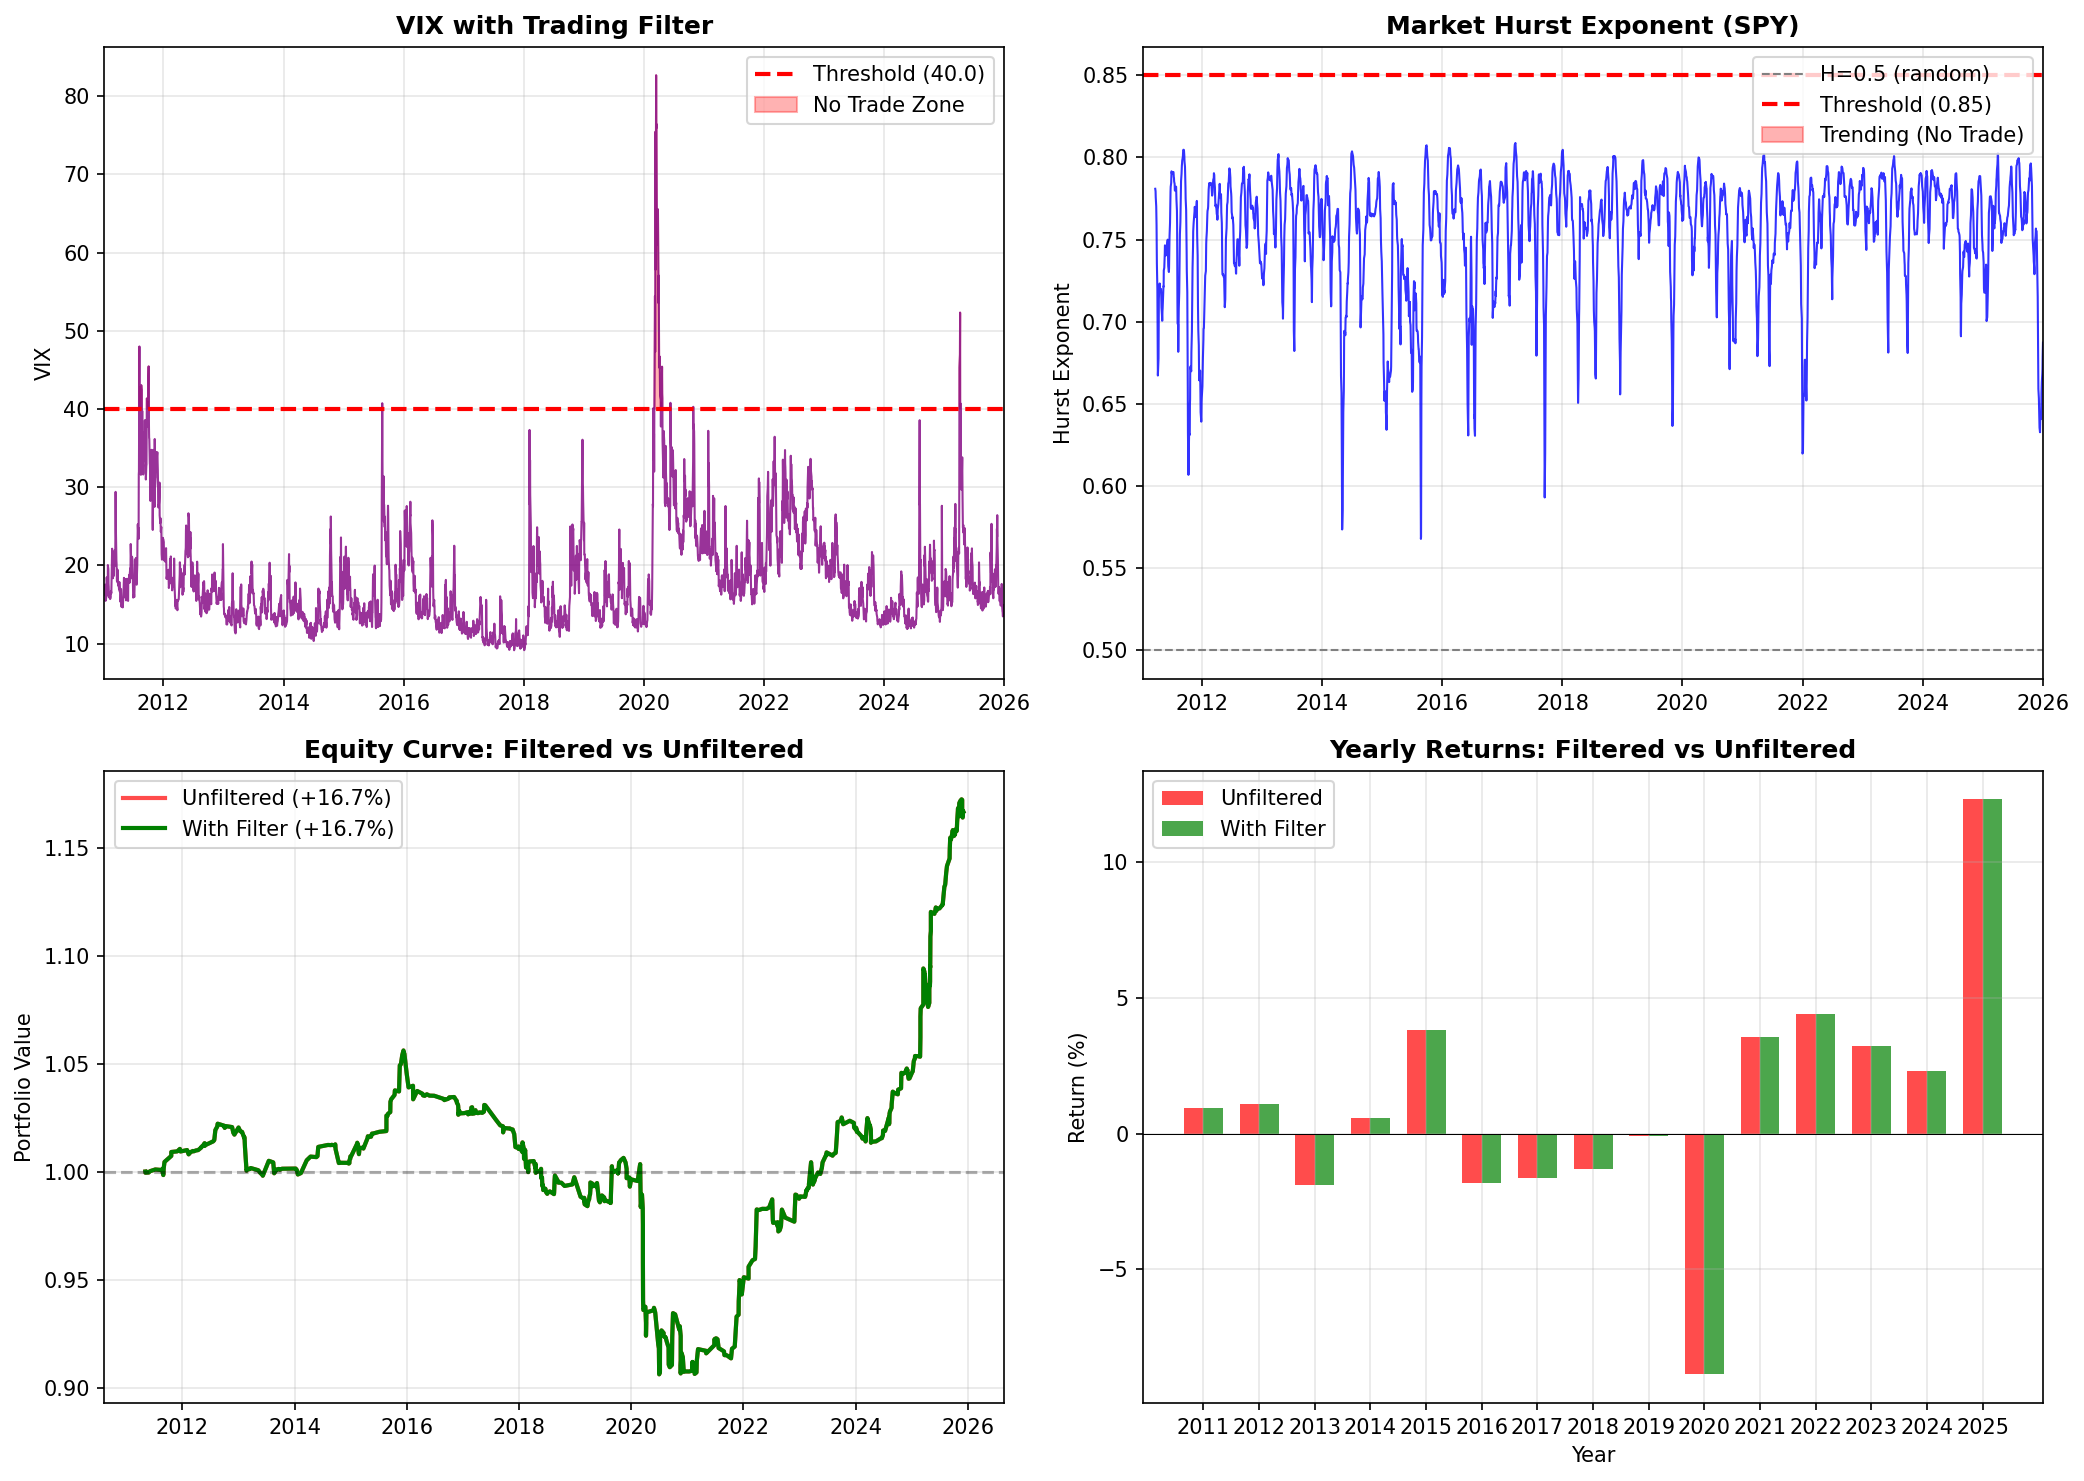

Generate this figure with Python:
#!/usr/bin/env python3
"""
Regime Filter Implementation

Add VIX-based regime filtering and dynamic Hurst regime detection
to avoid trading during trending/crisis markets like 2020.

Data source: Financial Modeling Prep (FMP) API
"""

import numpy as np
import pandas as pd
import requests
from datetime import datetime, timedelta
from tqdm import tqdm
from concurrent.futures import ThreadPoolExecutor, as_completed
import time
import matplotlib.pyplot as plt
import warnings
warnings.filterwarnings('ignore')

from high_return_optimization import precompute_indicators, SECTOR_MAP

# FMP API Key
FMP_API_KEY = "RfwoaYzM2NZzzkb4NImlOnleTscNPJmv"

# Tickers
ORIGINAL_TICKERS = [
    'AAPL', 'MSFT', 'GOOGL', 'AMZN', 'NVDA', 'META', 'TSLA', 'AVGO', 'ORCL', 'ADBE',
    'CRM', 'AMD', 'INTC', 'QCOM', 'TXN', 'CSCO', 'IBM', 'AMAT', 'MU', 'LRCX',
    'JPM', 'BAC', 'WFC', 'GS', 'MS', 'C', 'BLK', 'SCHW', 'AXP', 'USB',
    'UNH', 'JNJ', 'PFE', 'MRK', 'ABBV', 'LLY', 'TMO', 'ABT', 'DHR', 'BMY',
    'WMT', 'PG', 'KO', 'PEP', 'COST', 'MCD', 'NKE', 'SBUX', 'HD', 'LOW',
    'CAT', 'BA', 'GE', 'HON', 'UPS', 'RTX', 'LMT', 'DE', 'MMM', 'FDX',
    'XOM', 'CVX', 'COP', 'SLB', 'EOG', 'MPC', 'PSX', 'VLO', 'OXY', 'KMI',
    'DIS', 'CMCSA', 'NFLX', 'T', 'VZ', 'TMUS', 'CHTR', 'EA', 'WBD', 'PARA',
    'LIN', 'APD', 'SHW', 'ECL', 'FCX', 'NEM', 'NUE', 'DOW', 'DD', 'PPG',
    'AMT', 'PLD', 'CCI', 'EQIX', 'SPG', 'NEE', 'DUK', 'SO', 'D', 'AEP',
]

ALTERNATIVE_TICKERS = [
    'SNOW', 'DDOG', 'ZS', 'CRWD', 'NET', 'OKTA', 'TEAM', 'WDAY', 'SPLK', 'PANW',
    'FTNT', 'ZM', 'DOCU', 'TWLO', 'SQ', 'SHOP', 'ROKU', 'TTD', 'SNAP', 'PINS',
    'TFC', 'PNC', 'FITB', 'KEY', 'CFG', 'RF', 'HBAN', 'ALLY', 'SIVB', 'ZION',
    'VRTX', 'REGN', 'BIIB', 'GILD', 'ILMN', 'ALGN', 'IDXX', 'DXCM', 'ZBH', 'BSX',
    'TGT', 'DG', 'DLTR', 'ROST', 'TJX', 'ORLY', 'AZO', 'BBY', 'ULTA', 'LULU',
    'EMR', 'ETN', 'ROK', 'PH', 'ITW', 'CMI', 'PCAR', 'FAST', 'ODFL', 'CARR',
    'DVN', 'FANG', 'HAL', 'BKR', 'APA', 'MRO', 'CTRA', 'OVV', 'HES', 'TRGP',
    'MTCH', 'LYV', 'TTWO', 'FOXA', 'IPG', 'OMC', 'NWSA', 'VIAC', 'LBRDK', 'GOOG',
    'PYPL', 'FIS', 'FISV', 'GPN', 'VRSN', 'CDW', 'CTSH', 'EPAM', 'IT', 'AKAM',
    'MAR', 'HLT', 'LVS', 'WYNN', 'MGM', 'CCL', 'RCL', 'NCLH', 'DAL', 'UAL',
]

ALL_TICKERS = ORIGINAL_TICKERS + ALTERNATIVE_TICKERS

# Optimal parameters from previous optimization
OPTIMAL_PARAMS = {
    'z_threshold': 3.0,
    'max_hurst': 0.45,
    'min_volatility': 0.2,
    'min_duration': 2,
    'min_amp_ratio': 0.5,
    'min_exit': 7,
    'max_exit': 20,
    'ext_lb': 15,
    'hurst_lb': 25
}


def fetch_fmp_data(ticker: str, years: int = 15) -> pd.DataFrame:
    """
    Fetch OHLCV data from Financial Modeling Prep API.
    Uses v3 API for full historical data (up to 20 years).
    """
    # Use v3 API which has up to 20 years of history
    url = f"https://financialmodelingprep.com/api/v3/historical-price-full/{ticker}"
    params = {
        "apikey": FMP_API_KEY
    }

    try:
        response = requests.get(url, params=params, timeout=30)
        data = response.json()

        # v3 API returns {"symbol": "...", "historical": [...]}
        if not data or 'historical' not in data:
            # Try stable API as fallback with explicit date range
            return fetch_fmp_data_stable(ticker, years)

        historical = data['historical']
        if not historical:
            return fetch_fmp_data_stable(ticker, years)

        df = pd.DataFrame(historical)
        if df.empty or 'date' not in df.columns:
            return None

        df['Date'] = pd.to_datetime(df['date'])
        df = df.rename(columns={
            'open': 'Open',
            'high': 'High',
            'low': 'Low',
            'close': 'Close',
            'volume': 'Volume'
        })
        df = df[['Date', 'Open', 'High', 'Low', 'Close', 'Volume']]
        df = df.set_index('Date')
        df = df.sort_index()  # Sort oldest to newest
        df = df.dropna()

        if len(df) < 200:
            return None

        return df

    except Exception as e:
        return fetch_fmp_data_stable(ticker, years)


def fetch_fmp_data_stable(ticker: str, years: int = 15) -> pd.DataFrame:
    """Fallback: Fetch from stable API with explicit date range."""
    from datetime import datetime, timedelta

    end_date = datetime.now().strftime('%Y-%m-%d')
    start_date = (datetime.now() - timedelta(days=years*365)).strftime('%Y-%m-%d')

    url = f"https://financialmodelingprep.com/stable/historical-price-eod/full"
    params = {
        "symbol": ticker,
        "from": start_date,
        "to": end_date,
        "apikey": FMP_API_KEY
    }

    try:
        response = requests.get(url, params=params, timeout=30)
        data = response.json()

        if not data or isinstance(data, dict) and 'Error' in str(data):
            return None

        df = pd.DataFrame(data)
        if df.empty or 'date' not in df.columns:
            return None

        df['Date'] = pd.to_datetime(df['date'])
        df = df.rename(columns={
            'open': 'Open',
            'high': 'High',
            'low': 'Low',
            'close': 'Close',
            'volume': 'Volume'
        })
        df = df[['Date', 'Open', 'High', 'Low', 'Close', 'Volume']]
        df = df.set_index('Date')
        df = df.sort_index()
        df = df.dropna()

        if len(df) < 200:
            return None

        return df

    except Exception:
        return None


def fetch_fmp_index(symbol: str) -> pd.DataFrame:
    """
    Fetch index data (VIX, SPY, etc) from FMP v3 index endpoint.
    Handles URL encoding for symbols with special characters.
    """
    import urllib.parse

    # URL encode the symbol (^VIX -> %5EVIX)
    encoded_symbol = urllib.parse.quote(symbol, safe='')

    # Try v3 index endpoint first
    url = f"https://financialmodelingprep.com/api/v3/historical-price-full/{encoded_symbol}"
    params = {"apikey": FMP_API_KEY}

    try:
        response = requests.get(url, params=params, timeout=30)
        data = response.json()

        if data and 'historical' in data:
            historical = data['historical']
            if historical:
                df = pd.DataFrame(historical)
                df['Date'] = pd.to_datetime(df['date'])
                df = df.rename(columns={
                    'open': 'Open',
                    'high': 'High',
                    'low': 'Low',
                    'close': 'Close',
                    'volume': 'Volume'
                })
                cols = ['Date', 'Open', 'High', 'Low', 'Close']
                if 'Volume' in df.columns:
                    cols.append('Volume')
                df = df[cols]
                df = df.set_index('Date')
                df = df.sort_index()
                if 'Volume' not in df.columns:
                    df['Volume'] = 0
                df = df.dropna(subset=['Close'])
                if len(df) >= 200:
                    return df
    except Exception:
        pass

    # Fallback to regular fetch
    return fetch_fmp_data(symbol)


def download_all_fmp(tickers: list) -> dict:
    """Download data for all tickers using FMP API."""
    data = {}
    print(f"Downloading data for {len(tickers)} tickers from FMP...")

    with ThreadPoolExecutor(max_workers=5) as executor:
        futures = {executor.submit(fetch_fmp_data, t): t for t in tickers}
        for future in tqdm(as_completed(futures), total=len(tickers)):
            ticker = futures[future]
            try:
                df = future.result()
                if df is not None:
                    data[ticker] = df
                time.sleep(0.1)  # Rate limiting
            except Exception:
                pass

    print(f"Successfully downloaded {len(data)} tickers")
    return data


def calculate_market_hurst(market_df: pd.DataFrame, lookback: int = 50) -> pd.Series:
    """
    Calculate rolling Hurst exponent for market (SPY) to detect regime.
    H < 0.5 = mean-reverting, H > 0.5 = trending
    """
    close = market_df['Close'].values
    n = len(close)
    hurst = np.full(n, np.nan)

    for i in range(lookback, n):
        window = close[i-lookback:i]
        if len(window) < lookback:
            continue

        # R/S analysis for Hurst
        mean = np.mean(window)
        std = np.std(window)
        if std == 0:
            continue

        deviations = window - mean
        cumsum = np.cumsum(deviations)
        R = np.max(cumsum) - np.min(cumsum)
        S = std

        if S > 0 and R > 0:
            hurst[i] = np.log(R / S) / np.log(lookback)

    return pd.Series(hurst, index=market_df.index)


def backtest_with_regime_filter(
    indicators: dict,
    df: pd.DataFrame,
    ticker: str,
    vix_data: pd.DataFrame,
    market_hurst: pd.Series,
    vix_threshold: float = 30.0,
    market_hurst_threshold: float = 0.55,
    **params
) -> tuple:
    """
    Backtest with regime filtering.

    Filters:
    1. VIX > threshold = no new trades (high fear/volatility)
    2. Market Hurst > threshold = no new trades (trending market)
    """
    close = indicators['close']
    dates = df.index.tolist()
    n = indicators['n']

    ext_lb = params.get('ext_lb', 15)
    hurst_lb = params.get('hurst_lb', 25)
    z_threshold = params.get('z_threshold', 3.0)
    max_hurst = params.get('max_hurst', 0.45)
    min_volatility = params.get('min_volatility', 0.2)
    min_duration = params.get('min_duration', 2)
    min_amp_ratio = params.get('min_amp_ratio', 0.5)
    min_exit = params.get('min_exit', 7)
    max_exit = params.get('max_exit', 20)
    target_volatility = params.get('target_volatility', 0.15)

    zscore = indicators['zscores'].get(ext_lb, indicators['zscores'][20])
    hurst = indicators['hursts'].get(hurst_lb, indicators['hursts'][25])
    duration = indicators['durations'].get(min(ext_lb, 20), indicators['durations'][15])
    wave_amp = indicators['wave_amplitude']
    volatility = indicators['volatility']
    beta = indicators['beta']

    trades = []
    filtered_trades = []
    min_idx = max(hurst_lb, ext_lb, 60, 30)
    wave_amp_mean = np.mean(wave_amp[wave_amp > 0]) if np.any(wave_amp > 0) else 1.0

    for i in range(min_idx, n - max_exit):
        h = hurst[i]
        z = zscore[i]
        vol = volatility[i]
        dur = duration[i]
        amp = wave_amp[i]
        amp_ratio = amp / wave_amp_mean if wave_amp_mean > 0 else 1.0
        current_date = dates[i]

        if np.isnan(vol) or vol <= 0:
            continue
        if vol < min_volatility:
            continue
        if h >= max_hurst:
            continue
        if dur < min_duration:
            continue
        if amp_ratio < min_amp_ratio:
            continue

        if abs(z) < z_threshold:
            continue

        direction = 'long' if z < -z_threshold else 'short'

        vol_factor = min(vol / 0.25, 1.5)
        exit_bars = int(np.clip(min_exit + (max_exit - min_exit) * vol_factor * (1 - h), min_exit, max_exit))

        if i + exit_bars >= n:
            continue

        b = beta[i]
        b = np.clip(b, 0.3, 3.0) if not np.isnan(b) else 1.0

        position_size = target_volatility / vol if vol > 0 else 1.0
        position_size = np.clip(position_size, 0.25, 2.0)

        entry = close[i]
        exit_price = close[i + exit_bars]

        if direction == 'long':
            ret = (exit_price - entry) / entry
        else:
            ret = (entry - exit_price) / entry

        beta_adj_ret = ret / b

        trade_info = {
            'direction': direction,
            'ticker': ticker,
            'entry_date': dates[i],
            'exit_date': dates[i + exit_bars],
            'entry_idx': i,
            'exit_idx': i + exit_bars,
            'return': ret,
            'beta_adj_return': beta_adj_ret,
            'position_size': position_size,
            'beta': b,
            'z_score': z,
            'hurst': h,
            'volatility': vol,
        }

        # Check regime filters
        filtered = False
        filter_reason = None
        current_vix = 20.0
        current_market_hurst = 0.5

        # VIX filter - DIRECTIONAL: only filter SHORTS during high VIX (squeeze risk)
        # KEEP longs during high VIX (buying oversold stocks = good)
        try:
            if current_date in vix_data.index:
                current_vix = vix_data.loc[current_date, 'Close']
            else:
                vix_dates = vix_data.index
                idx = vix_dates.get_indexer([current_date], method='ffill')[0]
                if idx >= 0:
                    current_vix = vix_data.iloc[idx]['Close']

            # Only filter SHORT trades during high VIX (squeeze risk)
            # Long trades during high VIX = buying the dip = KEEP
            if current_vix > vix_threshold and direction == 'short':
                filtered = True
                filter_reason = f'VIX={current_vix:.1f} (no shorts in panic)'
        except Exception:
            pass

        trade_info['vix'] = current_vix

        # Market Hurst filter
        try:
            if current_date in market_hurst.index:
                current_market_hurst = market_hurst.loc[current_date]
            else:
                mh_dates = market_hurst.index
                idx = mh_dates.get_indexer([current_date], method='ffill')[0]
                if idx >= 0:
                    current_market_hurst = market_hurst.iloc[idx]

            if not np.isnan(current_market_hurst) and current_market_hurst > market_hurst_threshold:
                if not filtered:
                    filtered = True
                    filter_reason = f'MktHurst={current_market_hurst:.2f}'
                else:
                    filter_reason += f', MktHurst={current_market_hurst:.2f}'
        except Exception:
            pass

        trade_info['market_hurst'] = current_market_hurst
        trade_info['filtered'] = filtered
        trade_info['filter_reason'] = filter_reason

        if filtered:
            filtered_trades.append(trade_info)
        else:
            trades.append(trade_info)

    return trades, filtered_trades


def calculate_z_weight(z_score: float, z_threshold: float = 3.0) -> float:
    """Calculate trade weight based on z_score."""
    z_abs = abs(z_score)
    weight = 2.0 - (z_abs - z_threshold) / 1.0 * 1.5
    return np.clip(weight, 0.5, 2.0)


def main():
    print("=" * 70)
    print("REGIME FILTER BACKTEST (FMP Data)")
    print("=" * 70)

    vix_threshold = 40.0  # VIX > 40 = extreme panic only (March 2020, etc)
    market_hurst_threshold = 0.85  # Set high - effectively disabling for most conditions

    print(f"\nFilter Settings:")
    print(f"  VIX Threshold: {vix_threshold} (no trades when VIX > {vix_threshold})")
    print(f"  Market Hurst Threshold: {market_hurst_threshold} (no trades when trending)")

    # Download SPY and VIX from FMP (v3 API with up to 20 years history)
    print(f"\nDownloading market data from FMP (v3 API - up to 20 years)...")
    market_df = fetch_fmp_data('SPY')
    if market_df is None:
        print("ERROR: Could not download SPY data")
        return
    print(f"SPY data: {len(market_df)} days from {market_df.index[0].date()} to {market_df.index[-1].date()}")

    # Use fetch_fmp_index for VIX (handles special character encoding)
    vix_df = fetch_fmp_index('^VIX')
    if vix_df is None:
        # Try alternative VIX symbol
        vix_df = fetch_fmp_data('VIXY')  # VIX ETF as fallback
        if vix_df is None:
            print("ERROR: Could not download VIX data")
            return
        print("Using VIXY (VIX ETF) as fallback")
    print(f"VIX data: {len(vix_df)} days from {vix_df.index[0].date()} to {vix_df.index[-1].date()}")

    # Calculate market Hurst
    print("Calculating market regime (Hurst exponent)...")
    market_hurst = calculate_market_hurst(market_df, lookback=50)

    # Download all tickers
    data = download_all_fmp(ALL_TICKERS)

    # Precompute indicators
    print("\nPrecomputing indicators...")
    indicators_cache = {}
    df_cache = {}
    for ticker, df in tqdm(data.items(), desc="Computing"):
        try:
            indicators_cache[ticker] = precompute_indicators(df, market_df)
            df_cache[ticker] = df
        except Exception:
            continue
    print(f"Precomputed for {len(indicators_cache)} tickers")

    # Run backtest with regime filter
    print("\nRunning backtest with regime filter...")
    all_trades = []
    all_filtered = []

    for ticker in tqdm(indicators_cache.keys(), desc="Backtesting"):
        indicators = indicators_cache[ticker]
        df = df_cache[ticker]
        trades, filtered = backtest_with_regime_filter(
            indicators, df, ticker, vix_df, market_hurst,
            vix_threshold=vix_threshold,
            market_hurst_threshold=market_hurst_threshold,
            **OPTIMAL_PARAMS
        )
        all_trades.extend(trades)
        all_filtered.extend(filtered)

    print(f"\nTrades taken: {len(all_trades)}")
    print(f"Trades filtered out: {len(all_filtered)}")

    if not all_trades and not all_filtered:
        print("No trades generated!")
        return

    # Add z_weights
    for t in all_trades:
        t['z_weight'] = calculate_z_weight(t['z_score'], OPTIMAL_PARAMS['z_threshold'])
    for t in all_filtered:
        t['z_weight'] = calculate_z_weight(t['z_score'], OPTIMAL_PARAMS['z_threshold'])

    # Calculate performance
    base_weight = 0.01

    # With filter
    total_return_filtered = sum(t['beta_adj_return'] * t['z_weight'] for t in all_trades) * base_weight * 100
    avg_return_filtered = np.mean([t['beta_adj_return'] for t in all_trades]) * 100 if all_trades else 0

    # Without filter (all trades)
    all_potential = all_trades + all_filtered
    total_return_unfiltered = sum(t['beta_adj_return'] * t['z_weight'] for t in all_potential) * base_weight * 100
    avg_return_unfiltered = np.mean([t['beta_adj_return'] for t in all_potential]) * 100 if all_potential else 0

    # Filtered trades performance
    filtered_return = sum(t['beta_adj_return'] * t['z_weight'] for t in all_filtered) * base_weight * 100 if all_filtered else 0
    avg_filtered = np.mean([t['beta_adj_return'] for t in all_filtered]) * 100 if all_filtered else 0

    print("\n" + "=" * 70)
    print("PERFORMANCE COMPARISON")
    print("=" * 70)
    print(f"\nWithout Filter:")
    print(f"  Total Trades: {len(all_potential)}")
    print(f"  Avg Return/Trade: {avg_return_unfiltered:.2f}%")
    print(f"  Total Z-Weighted Return: {total_return_unfiltered:+.2f}%")

    print(f"\nWith Regime Filter:")
    print(f"  Trades Taken: {len(all_trades)}")
    print(f"  Trades Filtered: {len(all_filtered)} ({len(all_filtered)/max(len(all_potential),1)*100:.1f}%)")
    print(f"  Avg Return/Trade: {avg_return_filtered:.2f}%")
    print(f"  Total Z-Weighted Return: {total_return_filtered:+.2f}%")

    print(f"\nFiltered Trades (avoided):")
    print(f"  Count: {len(all_filtered)}")
    print(f"  Avg Return: {avg_filtered:.2f}%")
    print(f"  Total Return Avoided: {filtered_return:+.2f}%")

    improvement = total_return_filtered - total_return_unfiltered
    print(f"\nImprovement from Filter: {improvement:+.2f}%")

    # Yearly breakdown
    print("\n" + "=" * 70)
    print("YEARLY COMPARISON")
    print("=" * 70)

    def group_by_year(trades):
        by_year = {}
        for t in trades:
            year = t['exit_date'].year
            if year not in by_year:
                by_year[year] = []
            by_year[year].append(t)
        return by_year

    filtered_by_year = group_by_year(all_trades)
    unfiltered_by_year = group_by_year(all_potential)
    avoided_by_year = group_by_year(all_filtered)

    all_years = sorted(set(list(filtered_by_year.keys()) + list(unfiltered_by_year.keys())))

    print(f"\n{'Year':<6} | {'Unfilt':>8} | {'Filt':>8} | {'Avoided':>8} | {'Unfilt%':>10} | {'Filt%':>10} | {'Saved%':>10}")
    print("-" * 85)

    for year in all_years:
        unfilt_trades = unfiltered_by_year.get(year, [])
        filt_trades = filtered_by_year.get(year, [])
        avoided_trades = avoided_by_year.get(year, [])

        unfilt_ret = sum(t['beta_adj_return'] * t['z_weight'] for t in unfilt_trades) * base_weight * 100
        filt_ret = sum(t['beta_adj_return'] * t['z_weight'] for t in filt_trades) * base_weight * 100
        avoided_ret = sum(t['beta_adj_return'] * t['z_weight'] for t in avoided_trades) * base_weight * 100

        print(f"{year:<6} | {len(unfilt_trades):>8} | {len(filt_trades):>8} | {len(avoided_trades):>8} | {unfilt_ret:>+10.2f} | {filt_ret:>+10.2f} | {-avoided_ret:>+10.2f}")

    # Create visualization
    fig, axes = plt.subplots(2, 2, figsize=(14, 10))

    # Plot 1: VIX over time with threshold
    ax1 = axes[0, 0]
    ax1.plot(vix_df.index, vix_df['Close'], color='purple', linewidth=1, alpha=0.8)
    ax1.axhline(y=vix_threshold, color='red', linestyle='--', linewidth=2, label=f'Threshold ({vix_threshold})')
    ax1.fill_between(vix_df.index, vix_threshold, vix_df['Close'],
                     where=vix_df['Close'] > vix_threshold, color='red', alpha=0.3, label='No Trade Zone')
    ax1.set_title('VIX with Trading Filter', fontsize=12, fontweight='bold')
    ax1.set_ylabel('VIX')
    ax1.legend(loc='upper right')
    ax1.grid(True, alpha=0.3)
    ax1.set_xlim(vix_df.index[0], vix_df.index[-1])

    # Plot 2: Market Hurst over time
    ax2 = axes[0, 1]
    ax2.plot(market_hurst.index, market_hurst.values, color='blue', linewidth=1, alpha=0.8)
    ax2.axhline(y=0.5, color='gray', linestyle='--', linewidth=1, label='H=0.5 (random)')
    ax2.axhline(y=market_hurst_threshold, color='red', linestyle='--', linewidth=2, label=f'Threshold ({market_hurst_threshold})')
    ax2.fill_between(market_hurst.index, market_hurst_threshold, market_hurst.values,
                     where=market_hurst.values > market_hurst_threshold, color='red', alpha=0.3, label='Trending (No Trade)')
    ax2.set_title('Market Hurst Exponent (SPY)', fontsize=12, fontweight='bold')
    ax2.set_ylabel('Hurst Exponent')
    ax2.legend(loc='upper right')
    ax2.grid(True, alpha=0.3)
    ax2.set_xlim(market_hurst.index[0], market_hurst.index[-1])

    # Plot 3: Cumulative returns comparison
    ax3 = axes[1, 0]

    all_trades_sorted = sorted(all_trades, key=lambda x: x['exit_date'])
    all_potential_sorted = sorted(all_potential, key=lambda x: x['exit_date'])

    cumul_filt = 0
    filt_dates, filt_equity = [], []
    for t in all_trades_sorted:
        cumul_filt += t['beta_adj_return'] * t['z_weight'] * base_weight
        filt_dates.append(t['exit_date'])
        filt_equity.append(1 + cumul_filt)

    cumul_unfilt = 0
    unfilt_dates, unfilt_equity = [], []
    for t in all_potential_sorted:
        cumul_unfilt += t['beta_adj_return'] * t['z_weight'] * base_weight
        unfilt_dates.append(t['exit_date'])
        unfilt_equity.append(1 + cumul_unfilt)

    if unfilt_dates:
        ax3.plot(unfilt_dates, unfilt_equity, label=f'Unfiltered ({total_return_unfiltered:+.1f}%)', color='red', linewidth=2, alpha=0.7)
    if filt_dates:
        ax3.plot(filt_dates, filt_equity, label=f'With Filter ({total_return_filtered:+.1f}%)', color='green', linewidth=2)
    ax3.axhline(y=1.0, color='black', linestyle='--', alpha=0.3)
    ax3.set_title('Equity Curve: Filtered vs Unfiltered', fontsize=12, fontweight='bold')
    ax3.set_ylabel('Portfolio Value')
    ax3.legend(loc='upper left')
    ax3.grid(True, alpha=0.3)

    # Plot 4: Yearly returns comparison
    ax4 = axes[1, 1]
    years_list = list(all_years)
    x = np.arange(len(years_list))
    width = 0.35

    unfilt_yearly = [sum(t['beta_adj_return'] * t['z_weight'] for t in unfiltered_by_year.get(y, [])) * base_weight * 100 for y in years_list]
    filt_yearly = [sum(t['beta_adj_return'] * t['z_weight'] for t in filtered_by_year.get(y, [])) * base_weight * 100 for y in years_list]

    bars1 = ax4.bar(x - width/2, unfilt_yearly, width, label='Unfiltered', color='red', alpha=0.7)
    bars2 = ax4.bar(x + width/2, filt_yearly, width, label='With Filter', color='green', alpha=0.7)
    ax4.axhline(y=0, color='black', linestyle='-', linewidth=0.5)
    ax4.set_xlabel('Year')
    ax4.set_ylabel('Return (%)')
    ax4.set_title('Yearly Returns: Filtered vs Unfiltered', fontsize=12, fontweight='bold')
    ax4.set_xticks(x)
    ax4.set_xticklabels(years_list)
    ax4.legend()
    ax4.grid(True, alpha=0.3)

    plt.tight_layout()
    plt.savefig('regime_filter.png', dpi=150, bbox_inches='tight')
    print(f"\nChart saved to: regime_filter.png")
    plt.close()

    # Filter analysis
    print("\n" + "=" * 70)
    print("FILTER ANALYSIS")
    print("=" * 70)

    if all_filtered:
        vix_filtered = [t for t in all_filtered if 'VIX' in str(t.get('filter_reason', ''))]
        hurst_filtered = [t for t in all_filtered if 'MktHurst' in str(t.get('filter_reason', ''))]

        print(f"\nFiltered by VIX > {vix_threshold}: {len(vix_filtered)} trades")
        if vix_filtered:
            vix_avg = np.mean([t['beta_adj_return'] for t in vix_filtered]) * 100
            print(f"  Avg return of VIX-filtered: {vix_avg:.2f}%")

        print(f"\nFiltered by Market Hurst > {market_hurst_threshold}: {len(hurst_filtered)} trades")
        if hurst_filtered:
            hurst_avg = np.mean([t['beta_adj_return'] for t in hurst_filtered]) * 100
            print(f"  Avg return of Hurst-filtered: {hurst_avg:.2f}%")


if __name__ == "__main__":
    main()
